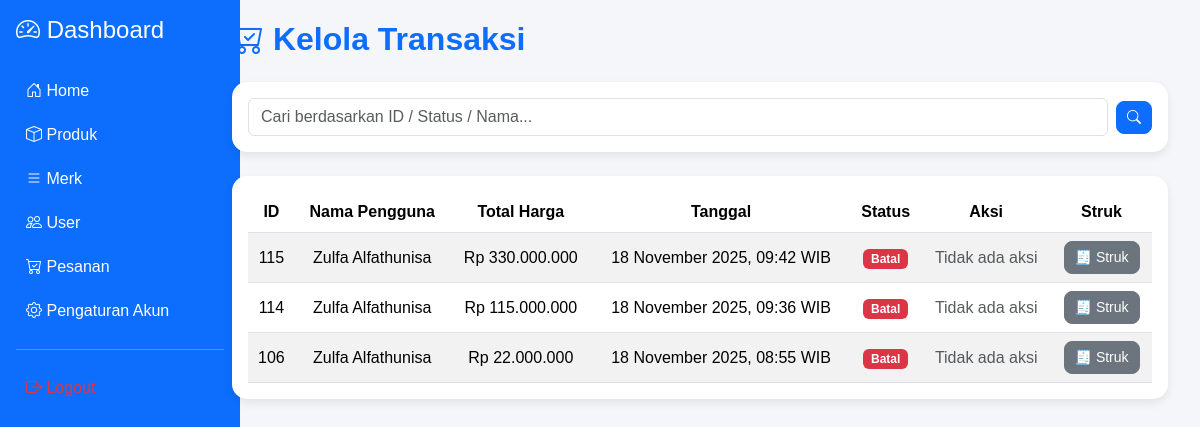
/admin/index.php?page=transaksi (signed in), run on the app's committed database.
### tables this page shows
CREATE TABLE `transaksi` (
  `id_transaksi` int NOT NULL,
  `pengguna_id` int NOT NULL,
  `admin_id` int DEFAULT NULL,
  `tanggal_transaksi` datetime NOT NULL,
  `total_harga` double NOT NULL,
  `status` enum('proses','batal','kirim','selesai') NOT NULL,
  `catatan_batal` text
);

CREATE TABLE `pengguna` (
  `id_pengguna` int NOT NULL,
  `nama_pengguna` varchar(25) DEFAULT NULL,
  `email` varchar(25) NOT NULL,
  `password` text NOT NULL,
  `no_hp` varchar(13) DEFAULT NULL,
  `alamat` text,
  `foto` varchar(255) DEFAULT NULL
);

### admin/transaksi.php (the view, shortened to what this page needs)
<?php
include "../db/koneksi.php";
?>
<div class="container-fluid">
  <h2 class="fw-bold text-primary mb-4">
    <i class="bi bi-cart-check"></i> Kelola Transaksi
  </h2>
  <div class="card card-custom p-3 mb-4 bg-white border-0">
    <form method="GET" class="d-flex align-items-center">
      <input type="text" name="search" class="form-control me-2"
             placeholder="Cari berdasarkan ID / Status / Nama..."
             value="<?= isset($_GET['search']) ? htmlspecialchars($_GET['search']) : '' ?>">
      <button class="btn btn-primary"><i class="bi bi-search"></i></button>
    </form>
  </div>
  <div class="card card-custom p-3 bg-white border-0">
    <div class="table-responsive">
      <table class="table table-striped table-hover align-middle text-center mb-0">
        <thead class="text-white" style="background-color:#0d6efd;">
          <tr>
            <th>ID</th>
            <th>Nama Pengguna</th>
            <th>Total Harga</th>
            <th>Tanggal</th>
            <th>Status</th>
            <th>Aksi</th>
            <th>Struk</th>
          </tr>
        </thead>
        <tbody>
          <?php
          $search = isset($_GET['search']) ? $_GET['search'] : '';
          $query = "SELECT t.*, p.nama_pengguna
                    FROM transaksi t
                    JOIN pengguna p ON t.pengguna_id = p.id_pengguna
                    WHERE t.id_transaksi LIKE '%$search%'
                       OR t.status LIKE '%$search%'
                       OR p.nama_pengguna LIKE '%$search%'
                    ORDER BY t.id_transaksi DESC";
          $result = mysqli_query($koneksi, $query);
          if (mysqli_num_rows($result) > 0):
            while ($row = mysqli_fetch_assoc($result)):
              $status = strtolower($row['status']);
              $badgeClass = [
                'pesanan dibuat' => 'secondary',
                'proses' => 'primary',
                'kirim' => 'info text-dark',
                'selesai' => 'success',
                'batal' => 'danger'
              ];
              $class = $badgeClass[$status] ?? 'secondary';
          ?>
          <tr>
            <td><?= $row['id_transaksi']; ?></td>
            <td><?= htmlspecialchars($row['nama_pengguna']); ?></td>
            <td>Rp <?= number_format($row['total_harga'], 0, ',', '.'); ?></td>
            <td><?= date('d F Y, H:i', strtotime($row['tanggal_transaksi'])); ?> WIB</td>
            <td><span class="badge bg-<?= $class ?> text-capitalize"><?= ucfirst($status) ?></span></td>
            <td>
              <?php if ($status == 'pesanan dibuat' || $status == 'proses' || $status == 'kirim'): ?>
                <?php if ($status == 'pesanan dibuat'): ?>
                  <a href="?page=transaksi&ubah_status=proses&id=<?= $row['id_transaksi']; ?>" class="btn btn-sm btn-primary me-1">Proses</a>
                <?php elseif ($status == 'proses'): ?>
                  <a href="?page=transaksi&ubah_status=kirim&id=<?= $row['id_transaksi']; ?>" class="btn btn-sm btn-info text-white me-1">Kirim</a>
                <?php elseif ($status == 'kirim'): ?>
                  <a href="?page=transaksi&ubah_status=selesai&id=<?= $row['id_transaksi']; ?>" class="btn btn-sm btn-success me-1">Selesai</a>
                <?php endif; ?>
                <a href="#" class="btn btn-sm btn-danger" data-bs-toggle="modal" data-bs-target="#modalBatal<?= $row['id_transaksi']; ?>">Batal</a>
                <div class="modal fade" id="modalBatal<?= $row['id_transaksi']; ?>" tabindex="-1" aria-labelledby="modalBatalLabel<?= $row['id_transaksi']; ?>" aria-hidden="true">
                  <div class="modal-dialog">
                    <form method="POST" action="transaksi_batal.php">
                      <input type="hidden" name="id_transaksi" value="<?= $row['id_transaksi']; ?>">
                      <div class="modal-content">
                        <div class="modal-header">
                          <h5 class="modal-title" id="modalBatalLabel<?= $row['id_transaksi']; ?>">Batalkan Transaksi ID <?= $row['id_transaksi']; ?></h5>
                          <button type="button" class="btn-close" data-bs-dismiss="modal"></button>
                        </div>
                        <div class="modal-body">
                          <div class="mb-3">
                            <label class="form-label">Alasan Pembatalan</label>
                            <textarea class="form-control" name="catatan_batal" rows="3" required></textarea>
                          </div>
                        </div>
                        <div class="modal-footer">
                          <button type="button" class="btn btn-secondary" data-bs-dismiss="modal">Batal</button>
                          <button type="submit" name="submit_batal" class="btn btn-danger">Konfirmasi Batal</button>
                        </div>
                      </div>
                    </form>
                  </div>
                </div>
              <?php else: ?>
                <span class="text-muted">Tidak ada aksi</span>
              <?php endif; ?>
            </td>
            <td>
              <a href="struk.php?id=<?= $row['id_transaksi']; ?>" target="_blank" class="btn btn-sm btn-secondary">🧾 Struk</a>
            </td>
          </tr>
          <?php
            endwhile;
          else:
            echo "<tr><td colspan='7' class='text-muted'>Belum ada data transaksi</td></tr>";
          endif;
          ?>
        </tbody>
      </table>
    </div>
  </div>
</div>

### admin/index.php (style rules this page uses)
body { font-family: Arial, sans-serif; background: #f4f6f9; }
.card-custom { border-radius: 15px; box-shadow: 0 4px 10px rgba(0, 0, 0, 0.1); }

### admin/transaksi.php (style rules this page uses)
.card-custom { border-radius: 15px; box-shadow: 0 4px 10px rgba(0,0,0,0.08); background:#fff; }
.table thead th { vertical-align: middle; }
.btn { border-radius: 8px; font-size:14px; padding:5px 10px; }

### data on the page
transaksi: id_transaksi "115", pengguna.nama_pengguna "Zulfa Alfathunisa", total_harga "330.000.000", tanggal_transaksi "18 November 2025, 09:42", status "Batal", shows "Tidak ada aksi"
transaksi: id_transaksi "114", pengguna.nama_pengguna "Zulfa Alfathunisa", total_harga "115.000.000", tanggal_transaksi "18 November 2025, 09:36", status "Batal", shows "Tidak ada aksi"
transaksi: id_transaksi "106", pengguna.nama_pengguna "Zulfa Alfathunisa", total_harga "22.000.000", tanggal_transaksi "18 November 2025, 08:55", status "Batal", shows "Tidak ada aksi"
